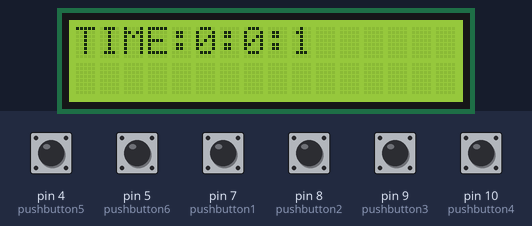
Bench run of a sketch on a simulated Arduino Uno, built with avr-gcc and run on an emulated ATmega328P. On the bench: 16×2 character LCD. Inputs (shaded band) come from the test bench; at power-on: pin 4 (pushbutton5), pin 5 (pushbutton6), pin 7 (pushbutton1), pin 8 (pushbutton2), pin 9 (pushbutton3), pin 10 (pushbutton4) HIGH. What the sketch prints to the serial monitor is not drawn.

Above: at 1.6 s.
1.7 s: pin 4 (pushbutton5) pulled LOW for 1 s
At 2.8 s:
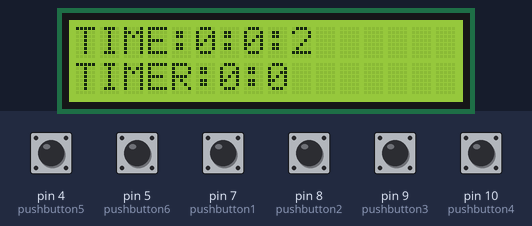
5.7 s: pin 5 (pushbutton6) pulled LOW for 1 s
At 6.8 s:
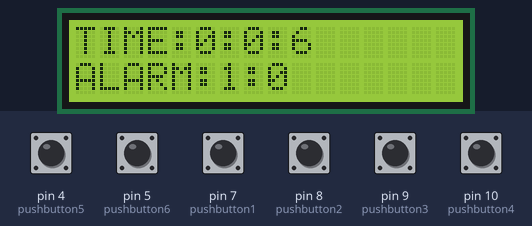
9.7 s: pin 4 (pushbutton5) pulled LOW for 1 s
At 11.4 s:
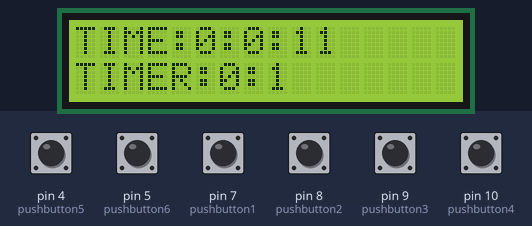
12.5 s: pin 5 (pushbutton6) pulled LOW for 1 s
At 13.6 s:
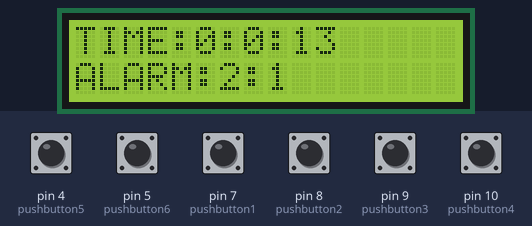
15.5 s: pin 4 (pushbutton5) driven LOW and pin 5 (pushbutton6) driven LOW
At 16.8 s:
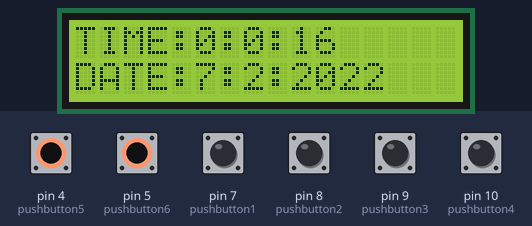
18.5 s: pin 4 (pushbutton5) driven HIGH
At 19.3 s:
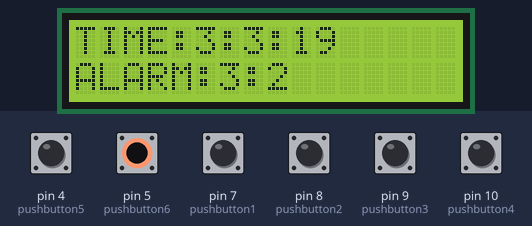
Timing chart, 0 to 21.5 s (numbered marks = the images above; inputs shaded):
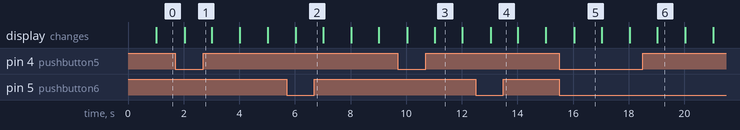

Measured:
- after the input at 1.7 s, the display: changes after 0.34 s (image 1)
- after the input at 5.7 s, the display: changes after 0.34 s (image 2)
- after the input at 9.7 s, the display: first changes after 0.34 s (image 3 shows a later state)
- after the input at 12.5 s, the display: changes after 0.54 s (image 4)
- after the input at 15.5 s, the display: changes after 0.54 s (image 5)
- after the input at 18.5 s, the display: changes after 0.54 s (image 6)
- what the display in image 3 shows lasts 1.0 s, from 11.0 s to 12.0 s

The sketch:

newproject.ino
```cpp
// Create a arduino clock without rtc.
// Import the libraries
#include <Wire.h>
#include <LiquidCrystal_I2C.h>
LiquidCrystal_I2C lcd(0x27, 16, 2);

// Define the variables for the time and date.
int sec =0 , min =0, hour=0 ,day=1 ,month=1 ,year=2022;

// Define the variables for the alarm.
int Hour=1, Min=0;

// Define variables that is used only for the counter.
int MIN =0 ,SEC=0;

// Define the pins for the buttons.
int pushbutton1 = 7 , pushbutton2= 8, pushbutton3 =9,pushbutton4 = 10, pushbutton5=4 , pushbutton6=5;

// Define the pin for the buzzer.
int buzzer=2 ;

// Define the varible now as millis.
unsigned long now=millis();
int event=1000;

void setup() {
 // initialization of the lcd display.
 lcd.begin();

 // Enable the serial communication.
 Serial.begin(9600);

// Define the buttons and buzzer as output or inputs.
  pinMode(pushbutton1,INPUT_PULLUP);
  pinMode(pushbutton2,INPUT_PULLUP);
  pinMode(pushbutton3,INPUT_PULLUP);
  pinMode(pushbutton4,INPUT_PULLUP);
  pinMode(pushbutton5,INPUT_PULLUP);
  pinMode(pushbutton6,INPUT_PULLUP);
  pinMode(buzzer,OUTPUT);
}

void loop() {
  int buttonState1=digitalRead(pushbutton1);
  int buttonState2=digitalRead(pushbutton2);
  int buttonState3=digitalRead(pushbutton3);
  int buttonState4=digitalRead(pushbutton4);
  int buttonState5=digitalRead(pushbutton5);
  int buttonState6=digitalRead(pushbutton6);


  if(millis()-now>=event){
    Serial.println(millis()-now);
    now=millis();
    sec=sec+1;

    // First raw of the lcd display for the hour.
    lcd.setCursor(0,0);
    lcd.print("TIME:");
    lcd.print(hour);
    lcd.print(":");
    lcd.print(min);
    lcd.print(":");
    lcd.print(sec);
    lcd.print("        ");

    // We define the boundaries for the seconds, minutes, hours and date.

    if(sec==59){
      min=min+1;
      sec=-1;
    }
    if(min==60){
      hour=hour+1;
      min=0;
    }
    if(hour==24){
      day=day+1;
      hour=0;
    }
    if(day==31){
      month=month+1;
      day=1;
    }
    if(month==13){
      year=year+1;
      month=1;
    }

  // The first push button help us to change the minutes of the clock.
  if(buttonState1==HIGH && buttonState6==LOW && buttonState5==LOW){
    min=min+1;
    }

  // The second push button help for changing the hours.
  if(buttonState2==HIGH && buttonState6==LOW && buttonState5==LOW){
    hour=hour+1;
    }

  // The third push button changes the days.
  if(buttonState3==HIGH){
    day=day+1;
    }

  // The fourth button changes the months.
  if(buttonState4==HIGH&& buttonState5==LOW){
    month=month+1;

    // If you want to change the year, you are doing it by increasing the months over 12.
    if(month==12){
      year=year+1;
    }
  }

  // The second raw of the lcd display is for Date, alram and counter.
  // At first the second row will display the Date.

  if(buttonState5==LOW &&buttonState6==LOW) { //Date
    lcd.setCursor(0, 1);
    lcd.print("DATE:");
    lcd.print(day);
    lcd.print(":");
    lcd.print(month);
    lcd.print(":");
    lcd.print(year);
    lcd.print("         ");

    // When i return to the Date format, the counter return to zero.
    SEC=0;
    MIN=0;
    }

  // If you press button 5, in the second row you can format the alarm.
  if(buttonState5==HIGH && buttonState6==LOW){ //Alarm.

      lcd.setCursor(0,1);
      lcd.print("ALARM:");
      lcd.print(Hour);
      lcd.print(":");
      lcd.print(Min);
      lcd.print("         ");
      if(buttonState1==HIGH){
        Min=Min+1;
        if (Min==60) Min=0;
      }
      if (buttonState2==HIGH){
        Hour =Hour+1;
        if(Hour==24) Hour=0;
      }
    }

  // Enable counter by pressing the button 6.
  if (buttonState6==HIGH && buttonState5==LOW){ // Counter.

      // In this mode, you can press the second button to refresh the hour and date.
      if(buttonState2==HIGH){
        hour=0;
        min=0;
        day=1;
        month=1;
        year=2022;
        }
        lcd.setCursor(0,1);
        lcd.print("TIMER:");
        lcd.print(MIN);
        lcd.print(":");
        lcd.print(SEC);
        lcd.print("        ");
      if(buttonState1==HIGH){
        SEC=SEC+1;
        if(SEC==60) {
          MIN=MIN+1;
          SEC=0;
        }
      }
     }
  // The buzzer will be set to HIGH.
  if(min==Min && hour==Hour){
    tone(buzzer,5000);}
    else noTone(buzzer);
  }
}
```
